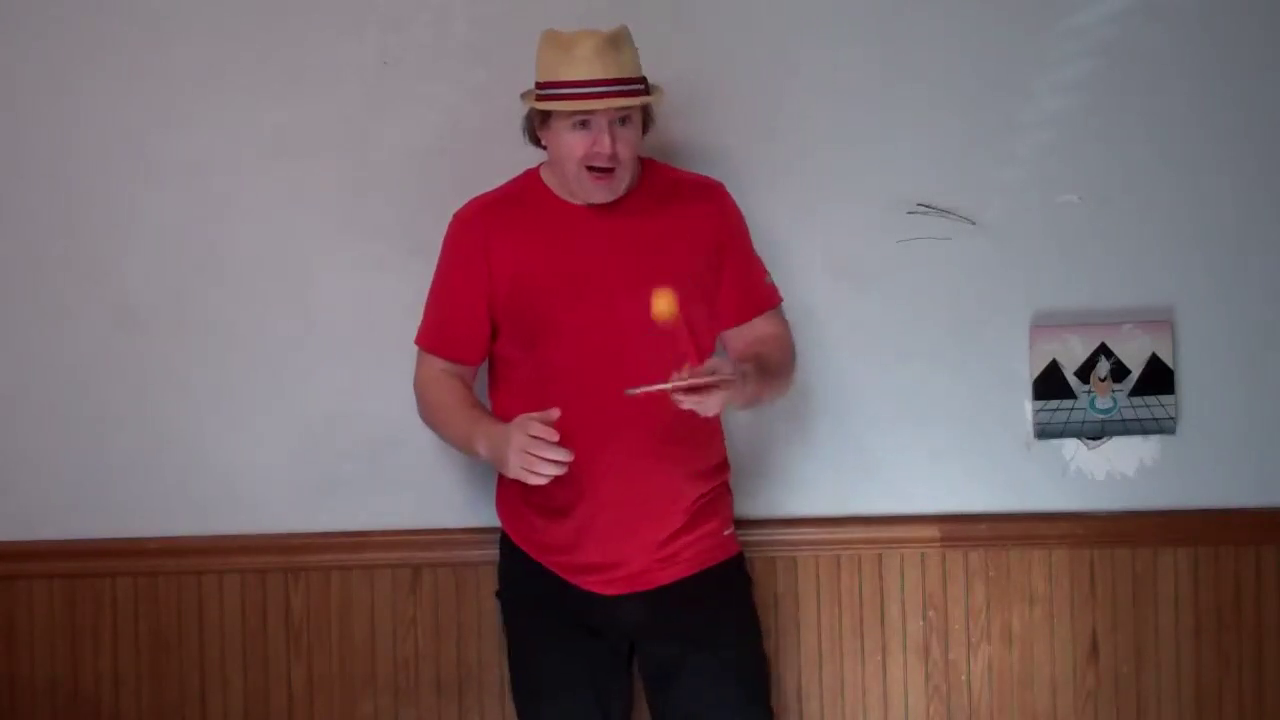
#> input picture frame 36 of testvid2.mp4, 1280 x 720 px
$ python detect_ping_pong_ball.py
#> lines starting #> are read from the running program, lines starting #| are printed output that depends on the picture; after the words box and inside, x2 and y2 are one past the last pixel; in counts of white or black regions, pixels touching at a corner belong together
import cv2
import numpy as np

# Create a VideoCapture object and read from input file
# If the input is the camera, pass 0 instead of the video file name
img = cv2.VideoCapture('testvid2.mp4')
rert, image = img.read()
#> image is the input picture: shape (720, 1280, 3); mean B, G, R 102.4, 97.2, 124.4

# Create a window
cv2.namedWindow('image')

# Initialize HSV min/max values
# Orange PingPong ball
#[5, 75, 165], [30, 245, 255]
hMin = 0
sMin = 0
vMin = 135
hMax = 179
sMax = 60
vMax = 255

# [17 lines of commented-out code are left out]


phMin = psMin = pvMin = phMax = psMax = pvMax = 0

# Set minimum and maximum HSV values to display
lower = np.array([hMin, sMin, vMin])
upper = np.array([hMax, sMax, vMax])


while(1):

    rert, result = img.read()
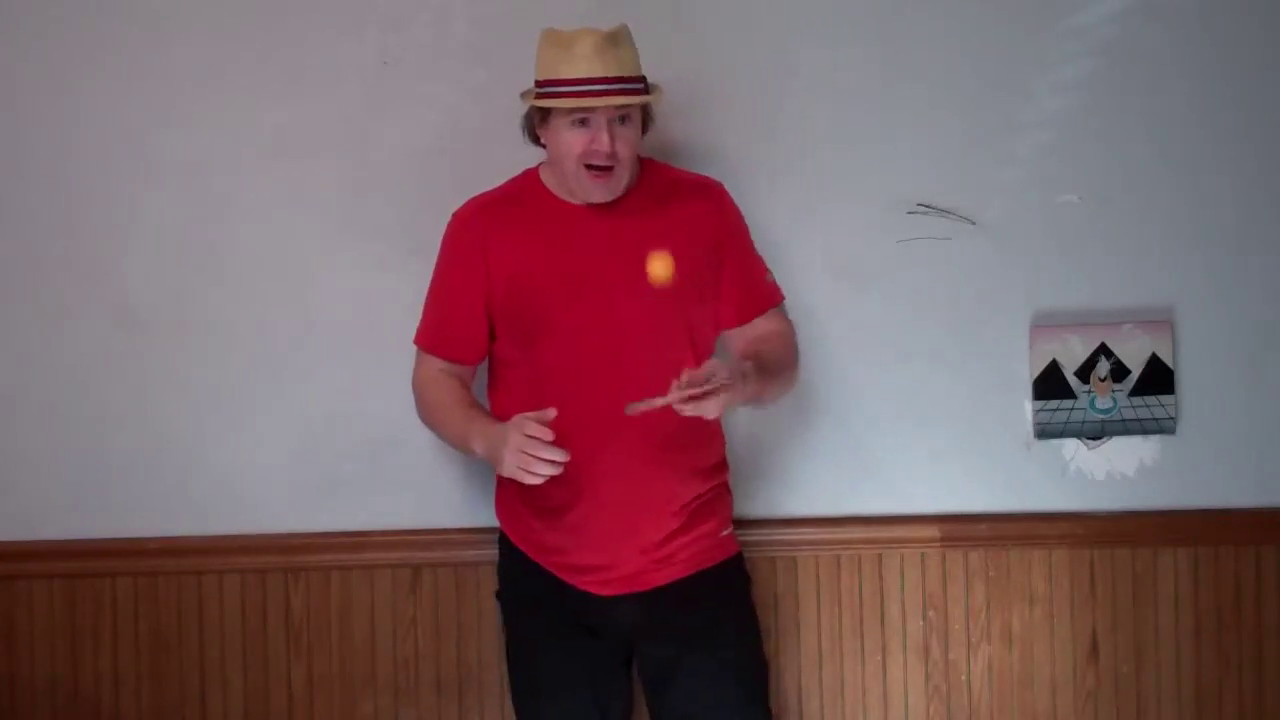
#> input picture frame 37 of testvid2.mp4, 1280 x 720 px
#> result is the input picture: shape (720, 1280, 3); mean B, G, R 102.4, 97.1, 124.4

    # # Convert to HSV format and color threshold
    # hsv = cv2.cvtColor(image, cv2.COLOR_BGR2HSV)
    # mask = cv2.inRange(hsv, lower, upper)
    # result = cv2.bitwise_and(image, image, mask=mask)

    # Convert to grayscale.
    gray = cv2.cvtColor(result, cv2.COLOR_BGR2GRAY)
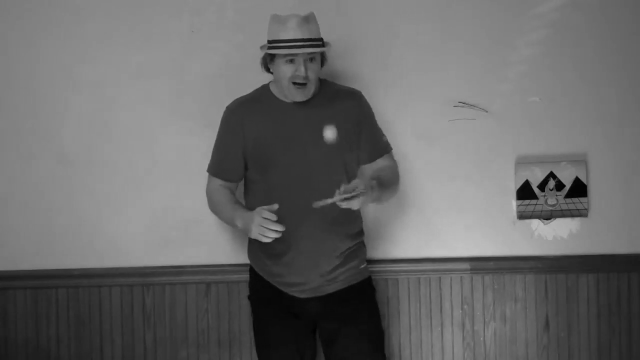
#> gray: shape (720, 1280) (shown at 1/2 size); min 0, max 195, mean 105.9

    # Blur using 3 * 3 kernel.
    gray_blurred = cv2.blur(gray, (3, 3))

    # Apply Hough transform on the blurred image.
    detected_circles = cv2.HoughCircles(gray_blurred,
                    cv2.HOUGH_GRADIENT, 1, 20, param1 = 50,
                param2 = 30, minRadius = 1, maxRadius = 60)
#> detected_circles = [[933.5, 572.5, 35], [572.5, 144.5, 42.7], [805.5, 577.5, 34.9], [658.5, 265.5, 15.5], [532.5, 461.5, 22.2], [1089.5, 430.5, 15], [1042.5, 384.5, 23.8], [1119.5, 378.5, 13.8], [1101.5, 405.5, 12.7], [551.5, 125.5, 25.8]]

    if detected_circles is not None:

    # Convert the circle parameters a, b and r to integers.
        detected_circles = np.uint16(np.around(detected_circles))
#> detected_circles = [[934, 572, 35], [572, 144, 43], [806, 578, 35], [658, 266, 16], [532, 462, 22], [1090, 430, 15], [1042, 384, 24], [1120, 378, 14], [1102, 406, 13], [552, 126, 26]]

        for pt in detected_circles[0, :]:
            a, b, r = pt[0], pt[1], pt[2]

            # Draw the circumference of the circle.
            cv2.circle(result, (a, b), r, (0, 255, 0), 2)

            # Draw a small circle (of radius 1) to show the center. qq
            cv2.circle(result, (a, b), 1, (0, 0, 255), 3)
            cv2.imshow('image', result)
            cv2.waitKey(1)
#> this loop made 10 passes
#> pass 2, `cv2.imshow('image', result)`:
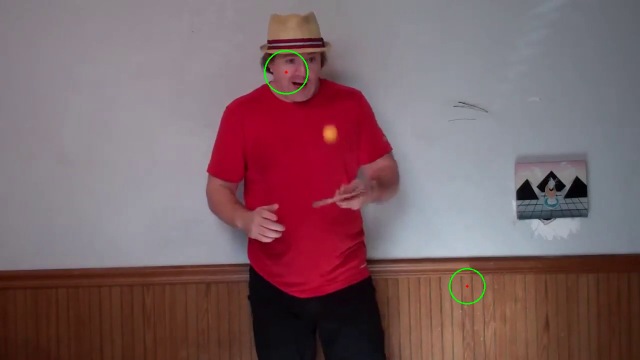
#> window 'image': shape (720, 1280, 3) (shown at 1/2 size); mean B, G, R 102.2, 97.4, 124.2
#> after the loop:
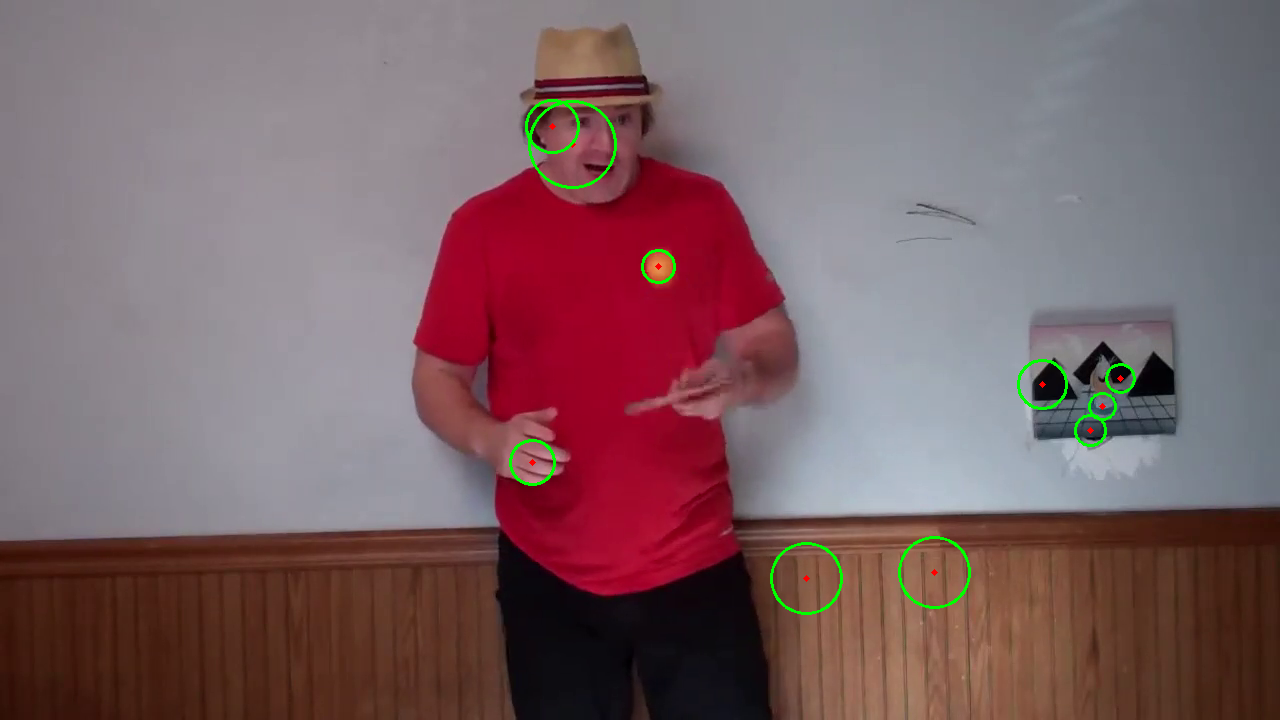
#> result: shape (720, 1280, 3); 0.51% of pixels changed, all inside (x1, y1, x2, y2) = (509, 99, 1136, 615)


    # Display result image
    cv2.imshow('image', result)
    if cv2.waitKey(10) & 0xFF == ord('q'):
#> (key q is pressed here)
        break


img.release()
cv2.destroyAllWindows()

$ run again, starting later in the video
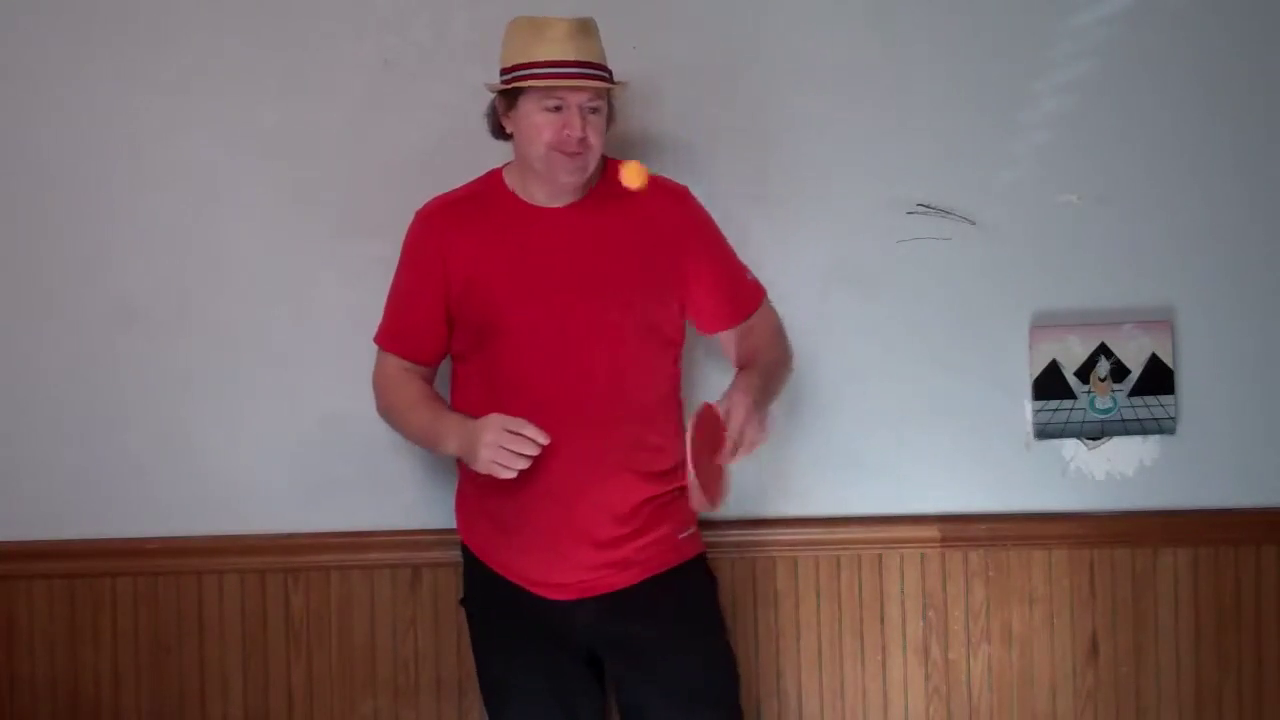
#> input picture frame 166 of testvid2.mp4, 1280 x 720 px
#> image is the input picture: shape (720, 1280, 3); mean B, G, R 103.6, 98.7, 126.9
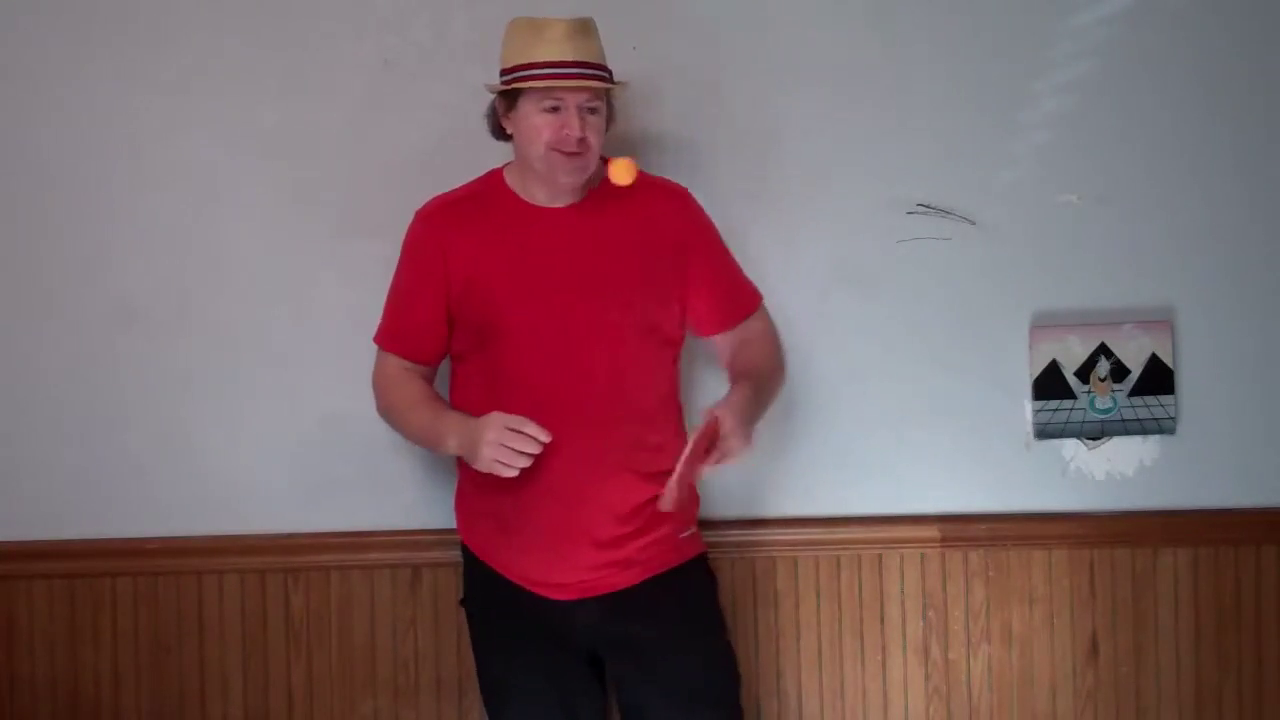
#> input picture frame 167 of testvid2.mp4, 1280 x 720 px
#> result is the input picture: shape (720, 1280, 3); mean B, G, R 103.9, 99.1, 126.9
#> `detected_circles = cv2.HoughCircles(gray_blurred, cv2.HOUGH_GRADIENT, ..`: detected_circles = 13 rows, first 8: [953.5, 569.5, 33.8], [831.5, 590.5, 57.2], [830.5, 564.5, 33.8], [887.5, 579.5, 33.8], [1140.5, 381.5, 33.7], [540.5, 117.5, 44.9], [622.5, 170.5, 14.7], [852.5, 581.5, 37.4]
#> `detected_circles = np.uint16(np.around(detected_circles))`: detected_circles = 13 rows, first 8: [954, 570, 34], [832, 590, 57], [830, 564, 34], [888, 580, 34], [1140, 382, 34], [540, 118, 45], [622, 170, 15], [852, 582, 37]
#> the loop `for pt in detected_circles[0, :]:` made 13 passes
#> after the loop `for pt in detected_circles[0, :]:`:
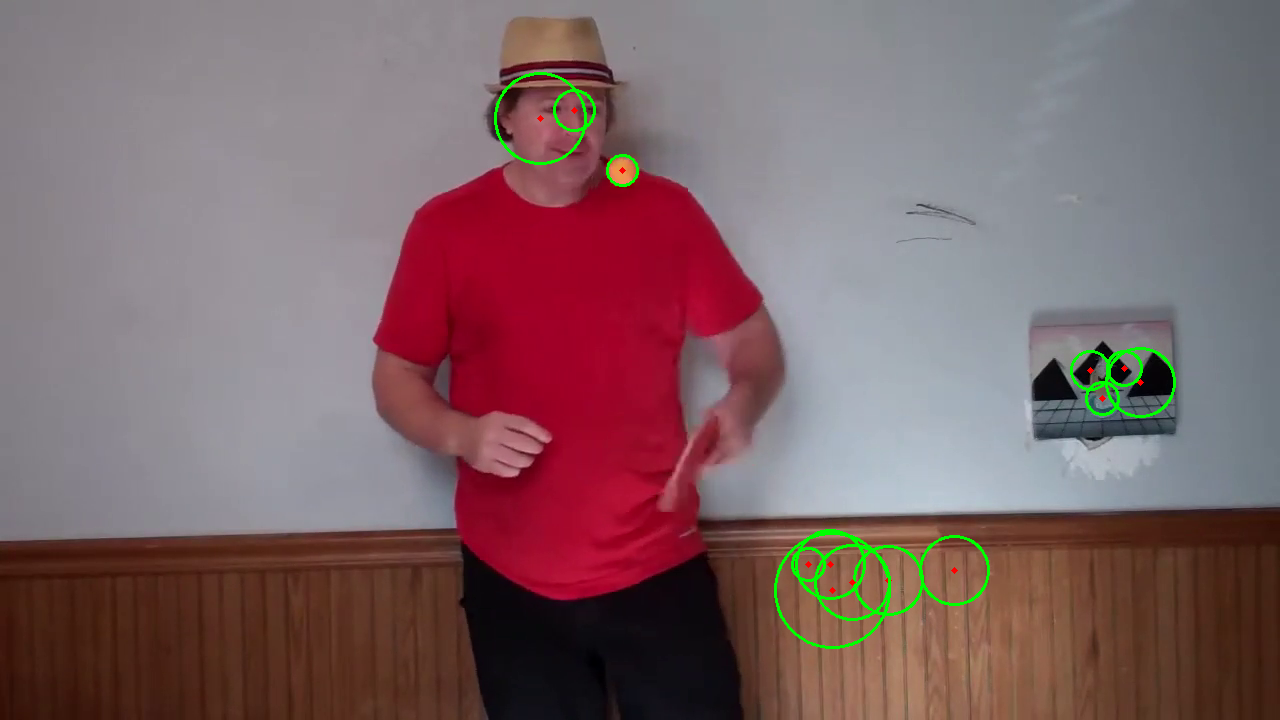
#> result: shape (720, 1280, 3); 0.75% of pixels changed, all inside (x1, y1, x2, y2) = (494, 72, 1176, 649)

$ run again, starting later in the video
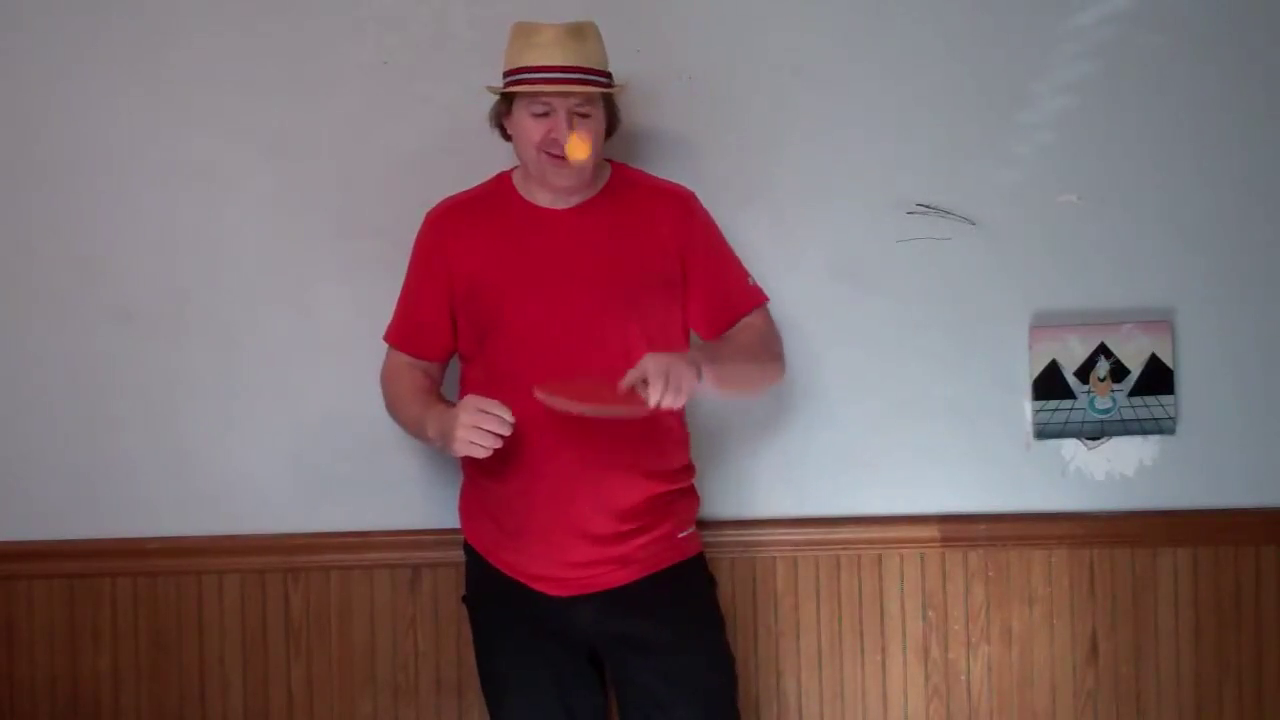
#> input picture frame 295 of testvid2.mp4, 1280 x 720 px
#> image is the input picture: shape (720, 1280, 3); mean B, G, R 105.8, 101.4, 128.4
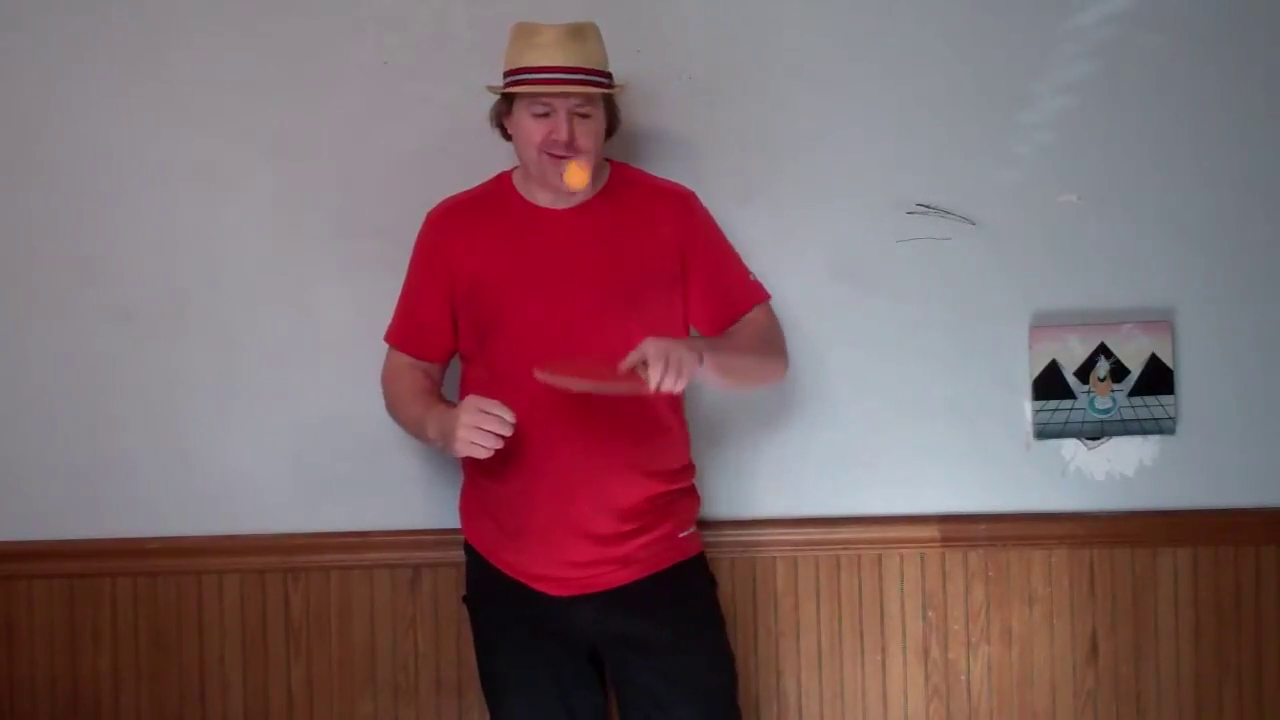
#> input picture frame 296 of testvid2.mp4, 1280 x 720 px
#> result is the input picture: shape (720, 1280, 3); mean B, G, R 105.9, 101.4, 128.5
#> `detected_circles = cv2.HoughCircles(gray_blurred, cv2.HOUGH_GRADIENT, ..`: detected_circles = [[537.5, 112.5, 42.7], [1130.5, 388.5, 42.7], [871.5, 575.5, 31.6], [931.5, 567.5, 33], [786.5, 568.5, 33.8], [810.5, 566.5, 35.1], [1102.5, 401.5, 13], [492.5, 428.5, 20.2], [1104.5, 380.5, 15.9]]
#> `detected_circles = np.uint16(np.around(detected_circles))`: detected_circles = [[538, 112, 43], [1130, 388, 43], [872, 576, 32], [932, 568, 33], [786, 568, 34], [810, 566, 35], [1102, 402, 13], [492, 428, 20], [1104, 380, 16]]
#> the loop `for pt in detected_circles[0, :]:` made 9 passes
#> after the loop `for pt in detected_circles[0, :]:`:
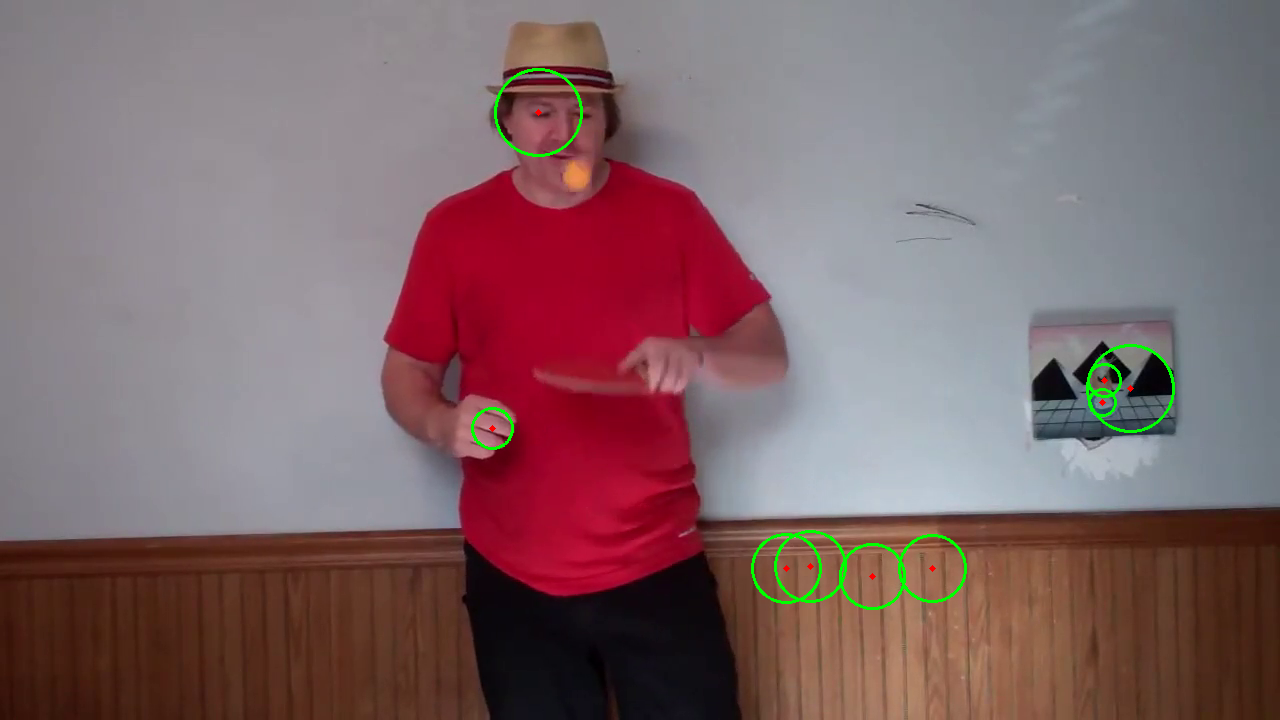
#> result: shape (720, 1280, 3); 0.55% of pixels changed, all inside (x1, y1, x2, y2) = (471, 68, 1175, 610)
